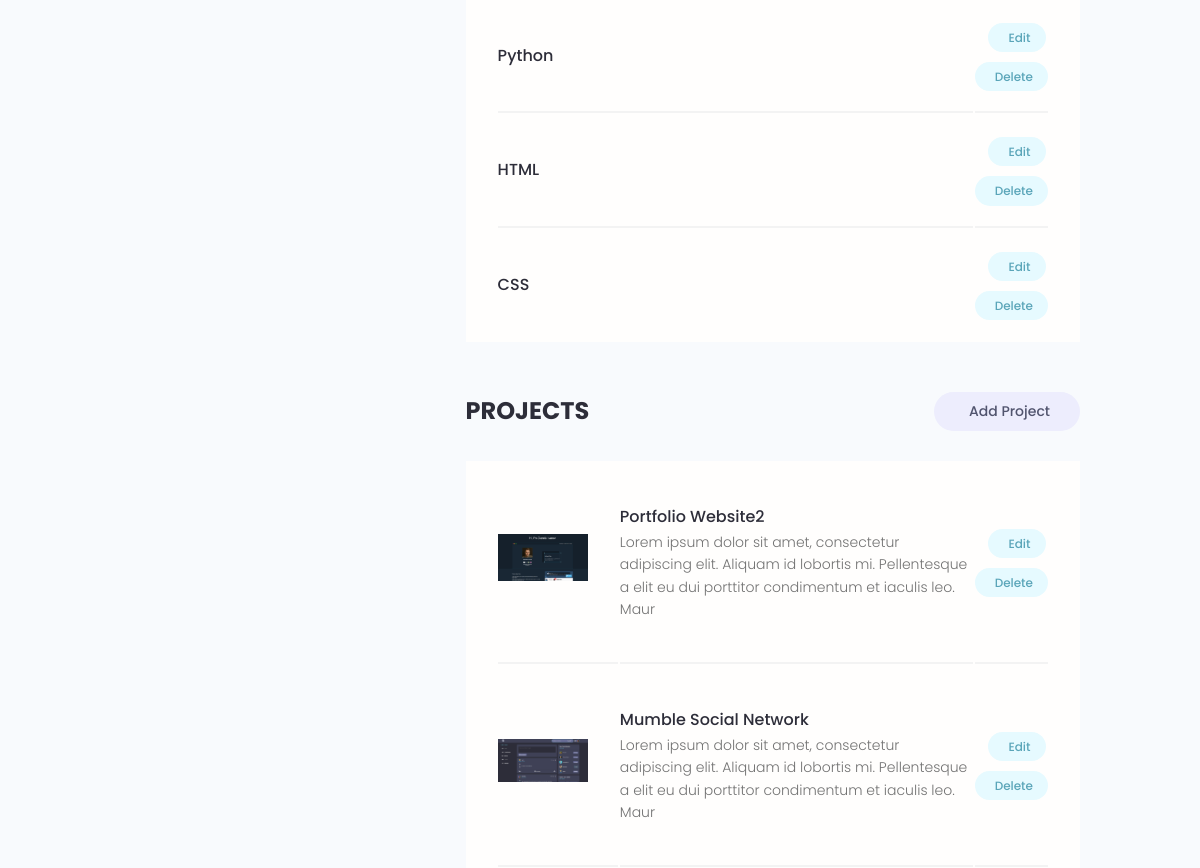
/account/ (signed in, middle part), run on an earlier commit of the app's database.
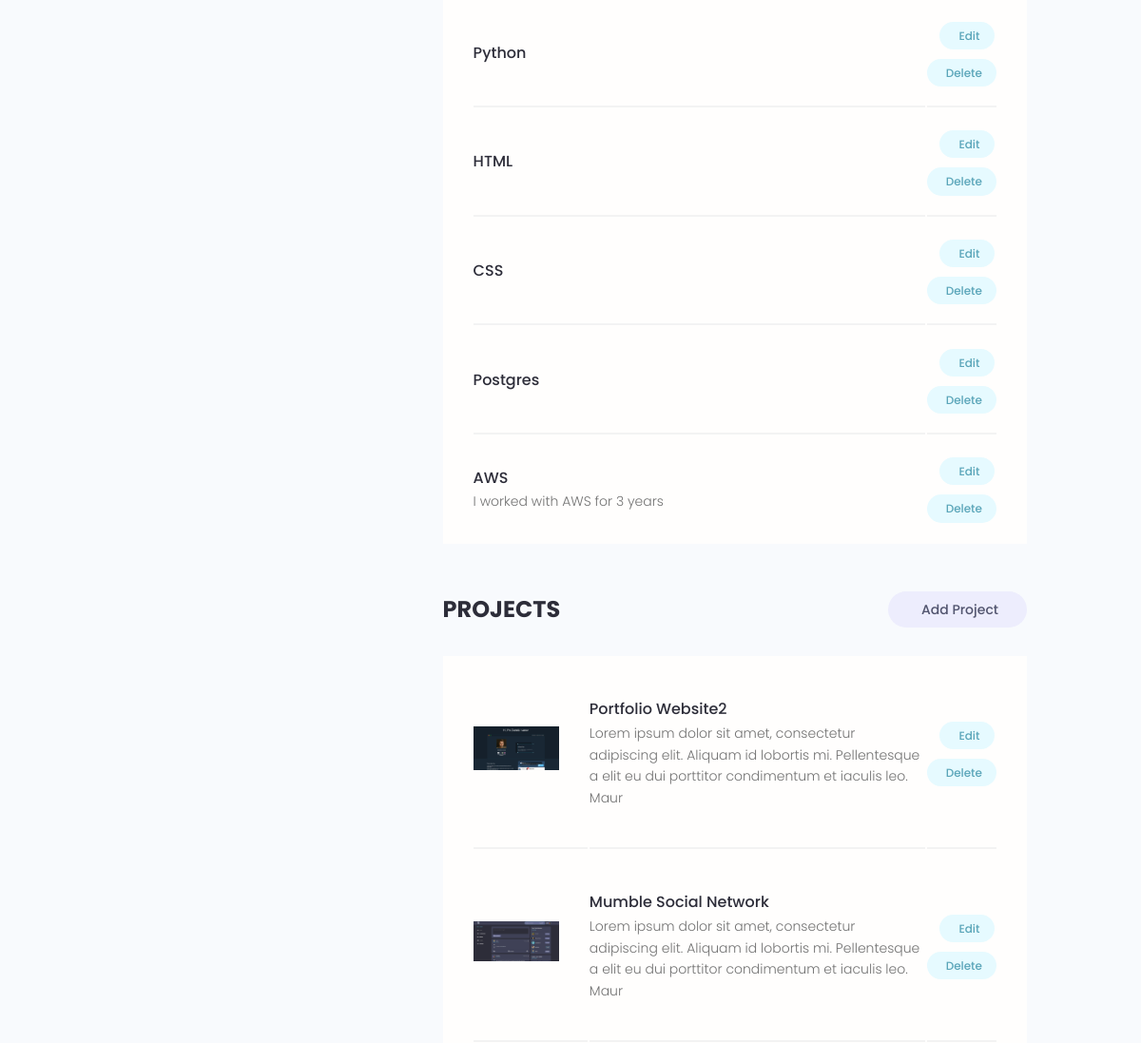
And on a later commit of the database.
### users/models.py (models this page shows, shortened)
class Skill(models.Model):
    owner = models.ForeignKey(Profile, on_delete=models.CASCADE, null=True, blank=True)
    name = models.CharField(max_length=200, blank=True, null=True)
    description = models.TextField(null=True, blank=True)
    created = models.DateTimeField(auto_now_add=True)
    id = models.UUIDField(default=uuid.uuid4, unique=True, primary_key=True, editable=False)

### projects/models.py (models this page shows, shortened)
class Project(models.Model):
    owner = models.ForeignKey(Profile, null=True, blank=True, on_delete=models.SET_NULL)
    title = models.CharField(max_length=200)
    description = models.TextField(null=True, blank=True)
    featured_image = models.ImageField(null=True, blank=True, default="default.jpg")
    demo_link = models.CharField(max_length=2000, null=True, blank=True)
    source_link = models.CharField(max_length=2000, null=True, blank=True)
    tags = models.ManyToManyField('Tag', blank=True)
    vote_total = models.IntegerField(default=0, null=True, blank=True)
    vote_ratio = models.IntegerField(default=0, null=True, blank=True)
    created = models.DateTimeField(auto_now_add=True)
    id = models.UUIDField(default=uuid.uuid4, unique=True, primary_key=True, editable=False)

### users/views.py (the view)
# urls.py: path('account/', views.userAccount, name="account"),
@login_required(login_url='login')
def userAccount(request):
    profile = request.user.profile
    skills = profile.skill_set.all()
    projects = profile.project_set.all()
    context = {'profile': profile, 'skills': skills, 'projects': projects}
    return render(request, 'users/account.html', context)

### users/templates/users/account.html (shortened to what this page needs)
{% extends 'main.html' %}
{% block content %}
  <main class="settingsPage profile my-md">
    <div class="container">
      <div class="layout">
        <div class="column column--1of3">
        </div>
        <div class="column column--2of3">
          <table class="settings__table">
            {% for skill in skills %}
            <tr>
              <td class="settings__tableInfo">
                <h4>{{skill.name}}</h4>
                <p>
                  {{skill.description}}
                </p>
              </td>
              <td class="settings__tableActions">
                <a class="tag tag--pill tag--main settings__btn" href="#"> Edit</a>
                <a class="tag tag--pill tag--main settings__btn" href="#">
                  Delete</a>
              </td>
            </tr>
            {% endfor %}
          </table>
          <div class="settings">
            <h3 class="settings__title">Projects</h3>
            <a class="tag tag--pill tag--sub settings__btn tag--lg" href="{% url 'create-project' %}"> Add Project</a>
          </div>
          <table class="settings__table">
            {% for project in projects %}
            <tr>
              <td class="settings__thumbnail">
                <a href="{% url 'project' project.id %}"><img src="{{project.featured_image.url}}" alt="Project Thumbnail" /></a>
              </td>
              <td class="settings__tableInfo">
                <a href="{% url 'project' project.id %}">{{project.title}}</a>
                <p>{{project.description|slice:"150"}}</p>
              </td>
              <td class="settings__tableActions">
                <a class="tag tag--pill tag--main settings__btn" href="{% url 'update-project' project.id %}"> Edit</a>
                <a class="tag tag--pill tag--main settings__btn" href="{% url 'delete-project' project.id %}">
                  Delete</a>
              </td>
            </tr>
            {% endfor %}
          </table>
        </div>
      </div>
    </div>
  </main>
  {% endblock %}

What changed in the data, as far as the page shows it:
added Skill: name "Postgres"
added Skill: name "AWS", description "I worked with AWS for 3 years"
